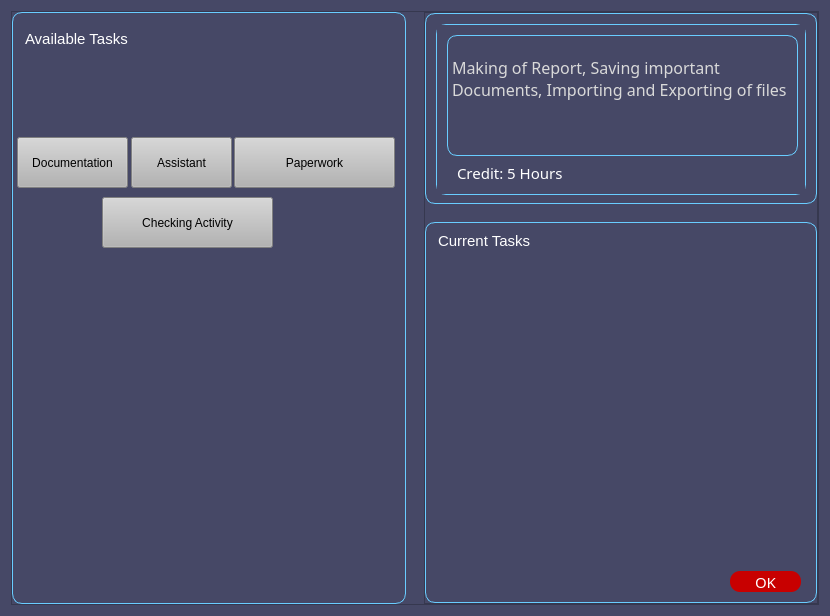
<?xml version="1.0" encoding="UTF-8"?>
<ui version="4.0">
 <class>Form</class>
 <widget class="QWidget" name="Form">
  <property name="geometry">
   <rect>
    <x>0</x>
    <y>0</y>
    <width>830</width>
    <height>616</height>
   </rect>
  </property>
  <property name="windowTitle">
   <string>Form</string>
  </property>
  <property name="styleSheet">
   <string notr="true">background-color: rgb(70, 72, 102);</string>
  </property>
  <layout class="QVBoxLayout" name="verticalLayout">
   <item>
    <widget class="QFrame" name="page_student_Fss">
     <property name="frameShape">
      <enum>QFrame::StyledPanel</enum>
     </property>
     <property name="frameShadow">
      <enum>QFrame::Raised</enum>
     </property>
     <layout class="QHBoxLayout" name="horizontalLayout_page_student_Fss">
      <property name="spacing">
       <number>18</number>
      </property>
      <property name="leftMargin">
       <number>0</number>
      </property>
      <property name="topMargin">
       <number>0</number>
      </property>
      <property name="rightMargin">
       <number>0</number>
      </property>
      <property name="bottomMargin">
       <number>0</number>
      </property>
      <item>
       <widget class="QFrame" name="page_student_ss_Fleft">
        <property name="styleSheet">
         <string notr="true">QFrame{
border: 1px solid #69cdff;
border-radius: 10px;
}</string>
        </property>
        <property name="frameShape">
         <enum>QFrame::StyledPanel</enum>
        </property>
        <property name="frameShadow">
         <enum>QFrame::Raised</enum>
        </property>
        <layout class="QVBoxLayout" name="verticalLayout_page_student_ss_Fleft" stretch="1,12">
         <property name="spacing">
          <number>6</number>
         </property>
         <property name="leftMargin">
          <number>4</number>
         </property>
         <property name="topMargin">
          <number>4</number>
         </property>
         <property name="rightMargin">
          <number>4</number>
         </property>
         <property name="bottomMargin">
          <number>4</number>
         </property>
         <item>
          <widget class="QLabel" name="student_ss_LavlTasks">
           <property name="styleSheet">
            <string notr="true">QLabel{
color: white;
font-size: 11pt;
border: 0;
margin-left: 4px;
}</string>
           </property>
           <property name="text">
            <string>Available Tasks</string>
           </property>
          </widget>
         </item>
         <item>
          <widget class="QScrollArea" name="student_scrollArea_ssLeft">
           <property name="styleSheet">
            <string notr="true">QScrollArea{
border: 0;
}</string>
           </property>
           <property name="widgetResizable">
            <bool>true</bool>
           </property>
           <widget class="QWidget" name="student_scrollAreaWidgetContents_ssLeft_contents">
            <property name="geometry">
             <rect>
              <x>0</x>
              <y>0</y>
              <width>386</width>
              <height>535</height>
             </rect>
            </property>
            <widget class="QPushButton" name="btn_task">
             <property name="geometry">
              <rect>
               <x>0</x>
               <y>70</y>
               <width>111</width>
               <height>51</height>
              </rect>
             </property>
             <property name="toolTip">
              <string/>
             </property>
             <property name="styleSheet">
              <string notr="true">background-color: rgb(179, 179, 179);</string>
             </property>
             <property name="text">
              <string>Documentation</string>
             </property>
             <property name="icon">
              <iconset>
               <normaloff>:/icons/documentation.png</normaloff>:/icons/documentation.png</iconset>
             </property>
             <property name="iconSize">
              <size>
               <width>30</width>
               <height>30</height>
              </size>
             </property>
            </widget>
            <widget class="QPushButton" name="btn_task_2">
             <property name="geometry">
              <rect>
               <x>217</x>
               <y>70</y>
               <width>161</width>
               <height>51</height>
              </rect>
             </property>
             <property name="styleSheet">
              <string notr="true">background-color: rgb(179, 179, 179);</string>
             </property>
             <property name="text">
              <string>Paperwork</string>
             </property>
             <property name="icon">
              <iconset>
               <normaloff>:/icons/paperwork.png</normaloff>:/icons/paperwork.png</iconset>
             </property>
             <property name="iconSize">
              <size>
               <width>30</width>
               <height>30</height>
              </size>
             </property>
            </widget>
            <widget class="QPushButton" name="btn_task_3">
             <property name="geometry">
              <rect>
               <x>114</x>
               <y>70</y>
               <width>101</width>
               <height>51</height>
              </rect>
             </property>
             <property name="styleSheet">
              <string notr="true">background-color: rgb(179, 179, 179);</string>
             </property>
             <property name="text">
              <string>Assistant</string>
             </property>
             <property name="icon">
              <iconset>
               <normaloff>:/icons/assistant.png</normaloff>:/icons/assistant.png</iconset>
             </property>
             <property name="iconSize">
              <size>
               <width>30</width>
               <height>30</height>
              </size>
             </property>
            </widget>
            <widget class="QPushButton" name="btn_task_4">
             <property name="geometry">
              <rect>
               <x>85</x>
               <y>130</y>
               <width>171</width>
               <height>51</height>
              </rect>
             </property>
             <property name="styleSheet">
              <string notr="true">background-color: rgb(179, 179, 179);</string>
             </property>
             <property name="text">
              <string>Checking Activity</string>
             </property>
             <property name="icon">
              <iconset>
               <normaloff>:/icons/checking activities.png</normaloff>:/icons/checking activities.png</iconset>
             </property>
             <property name="iconSize">
              <size>
               <width>30</width>
               <height>30</height>
              </size>
             </property>
            </widget>
           </widget>
          </widget>
         </item>
        </layout>
       </widget>
      </item>
      <item>
       <widget class="QFrame" name="page_student_ss_Fright">
        <property name="frameShape">
         <enum>QFrame::StyledPanel</enum>
        </property>
        <property name="frameShadow">
         <enum>QFrame::Raised</enum>
        </property>
        <layout class="QVBoxLayout" name="verticalLayout_page_student_ss_Fright" stretch="1,2">
         <property name="spacing">
          <number>18</number>
         </property>
         <property name="leftMargin">
          <number>0</number>
         </property>
         <property name="topMargin">
          <number>0</number>
         </property>
         <property name="rightMargin">
          <number>0</number>
         </property>
         <property name="bottomMargin">
          <number>0</number>
         </property>
         <item>
          <widget class="QFrame" name="student_ss_taskInfo">
           <property name="styleSheet">
            <string notr="true">QFrame{
border: 1px solid #69cdff;
border-radius: 10px;
}

QLabel{
color: white;
border: 0;
}</string>
           </property>
           <property name="frameShape">
            <enum>QFrame::StyledPanel</enum>
           </property>
           <property name="frameShadow">
            <enum>QFrame::Raised</enum>
           </property>
           <layout class="QVBoxLayout" name="verticalLayout_student_ss_taskInfo" stretch="0">
            <property name="leftMargin">
             <number>10</number>
            </property>
            <property name="topMargin">
             <number>10</number>
            </property>
            <property name="rightMargin">
             <number>10</number>
            </property>
            <property name="bottomMargin">
             <number>8</number>
            </property>
            <item>
             <widget class="QStackedWidget" name="stackedWidget">
              <property name="currentIndex">
               <number>0</number>
              </property>
              <widget class="QWidget" name="page1">
               <widget class="QTextEdit" name="tDescription">
                <property name="geometry">
                 <rect>
                  <x>10</x>
                  <y>10</y>
                  <width>351</width>
                  <height>121</height>
                 </rect>
                </property>
                <property name="font">
                 <font>
                  <family>Century Gothic</family>
                  <pointsize>12</pointsize>
                 </font>
                </property>
                <property name="html">
                 <string>&lt;!DOCTYPE HTML PUBLIC &quot;-//W3C//DTD HTML 4.0//EN&quot; &quot;http://www.w3.org/TR/REC-html40/strict.dtd&quot;&gt;
&lt;html&gt;&lt;head&gt;&lt;meta name=&quot;qrichtext&quot; content=&quot;1&quot; /&gt;&lt;style type=&quot;text/css&quot;&gt;
p, li { white-space: pre-wrap; }
&lt;/style&gt;&lt;/head&gt;&lt;body style=&quot; font-family:'Century Gothic'; font-size:12pt; font-weight:400; font-style:normal;&quot;&gt;
&lt;p style=&quot;-qt-paragraph-type:empty; margin-top:0px; margin-bottom:0px; margin-left:0px; margin-right:0px; -qt-block-indent:0; text-indent:0px; font-family:'MS Shell Dlg 2'; font-size:8.25pt;&quot;&gt;&lt;br /&gt;&lt;/p&gt;
&lt;p style=&quot; margin-top:0px; margin-bottom:0px; margin-left:0px; margin-right:0px; -qt-block-indent:0; text-indent:0px;&quot;&gt;&lt;span style=&quot; font-family:'MS Shell Dlg 2'; color:#d9d9d9;&quot;&gt;Making of Report, Saving important Documents, Importing and Exporting of files &lt;/span&gt;&lt;/p&gt;&lt;/body&gt;&lt;/html&gt;</string>
                </property>
               </widget>
               <widget class="QLabel" name="tHours">
                <property name="geometry">
                 <rect>
                  <x>20</x>
                  <y>140</y>
                  <width>111</width>
                  <height>16</height>
                 </rect>
                </property>
                <property name="font">
                 <font>
                  <family>Century Gothic</family>
                  <pointsize>11</pointsize>
                 </font>
                </property>
                <property name="text">
                 <string>Credit: 5 Hours</string>
                </property>
               </widget>
              </widget>
              <widget class="QWidget" name="page2">
               <widget class="QLabel" name="tHours_2">
                <property name="geometry">
                 <rect>
                  <x>20</x>
                  <y>140</y>
                  <width>111</width>
                  <height>16</height>
                 </rect>
                </property>
                <property name="font">
                 <font>
                  <family>Century Gothic</family>
                  <pointsize>11</pointsize>
                 </font>
                </property>
                <property name="text">
                 <string>Credit: 9 Hours</string>
                </property>
               </widget>
               <widget class="QTextEdit" name="tDescription_2">
                <property name="geometry">
                 <rect>
                  <x>10</x>
                  <y>10</y>
                  <width>351</width>
                  <height>121</height>
                 </rect>
                </property>
                <property name="font">
                 <font>
                  <family>Century Gothic</family>
                  <pointsize>11</pointsize>
                 </font>
                </property>
                <property name="html">
                 <string>&lt;!DOCTYPE HTML PUBLIC &quot;-//W3C//DTD HTML 4.0//EN&quot; &quot;http://www.w3.org/TR/REC-html40/strict.dtd&quot;&gt;
&lt;html&gt;&lt;head&gt;&lt;meta name=&quot;qrichtext&quot; content=&quot;1&quot; /&gt;&lt;style type=&quot;text/css&quot;&gt;
p, li { white-space: pre-wrap; }
&lt;/style&gt;&lt;/head&gt;&lt;body style=&quot; font-family:'Century Gothic'; font-size:11pt; font-weight:400; font-style:normal;&quot;&gt;
&lt;p style=&quot;-qt-paragraph-type:empty; margin-top:0px; margin-bottom:0px; margin-left:0px; margin-right:0px; -qt-block-indent:0; text-indent:0px; font-family:'MS Shell Dlg 2'; font-size:8.25pt;&quot;&gt;&lt;br /&gt;&lt;/p&gt;
&lt;p style=&quot; margin-top:0px; margin-bottom:0px; margin-left:0px; margin-right:0px; -qt-block-indent:0; text-indent:0px;&quot;&gt;&lt;span style=&quot; font-family:'MS Shell Dlg 2'; font-size:12pt; color:#f8f8f8;&quot;&gt;Assist the Teacher's in doing their non-teaching related chores like arranging their desk and other things and assist the Teachers, Students and Parent during enrollment&lt;/span&gt;&lt;/p&gt;&lt;/body&gt;&lt;/html&gt;</string>
                </property>
               </widget>
              </widget>
              <widget class="QWidget" name="page3">
               <widget class="QLabel" name="tHours_3">
                <property name="geometry">
                 <rect>
                  <x>20</x>
                  <y>140</y>
                  <width>121</width>
                  <height>16</height>
                 </rect>
                </property>
                <property name="font">
                 <font>
                  <family>Century Gothic</family>
                  <pointsize>11</pointsize>
                 </font>
                </property>
                <property name="text">
                 <string>Credit: 10 Hours</string>
                </property>
               </widget>
               <widget class="QTextEdit" name="tDescription_3">
                <property name="geometry">
                 <rect>
                  <x>10</x>
                  <y>10</y>
                  <width>351</width>
                  <height>121</height>
                 </rect>
                </property>
                <property name="font">
                 <font>
                  <family>Century Gothic</family>
                  <pointsize>11</pointsize>
                 </font>
                </property>
                <property name="html">
                 <string>&lt;!DOCTYPE HTML PUBLIC &quot;-//W3C//DTD HTML 4.0//EN&quot; &quot;http://www.w3.org/TR/REC-html40/strict.dtd&quot;&gt;
&lt;html&gt;&lt;head&gt;&lt;meta name=&quot;qrichtext&quot; content=&quot;1&quot; /&gt;&lt;style type=&quot;text/css&quot;&gt;
p, li { white-space: pre-wrap; }
&lt;/style&gt;&lt;/head&gt;&lt;body style=&quot; font-family:'Century Gothic'; font-size:11pt; font-weight:400; font-style:normal;&quot;&gt;
&lt;p style=&quot;-qt-paragraph-type:empty; margin-top:0px; margin-bottom:0px; margin-left:0px; margin-right:0px; -qt-block-indent:0; text-indent:0px; font-family:'MS Shell Dlg 2'; font-size:8.25pt;&quot;&gt;&lt;br /&gt;&lt;/p&gt;
&lt;p style=&quot; margin-top:0px; margin-bottom:0px; margin-left:0px; margin-right:0px; -qt-block-indent:0; text-indent:0px;&quot;&gt;&lt;span style=&quot; font-family:'MS Shell Dlg 2'; color:#f8f8f8;&quot;&gt;Arranging of Papers in a certain order and filing them or Preparing the exam papers&lt;/span&gt;&lt;/p&gt;&lt;/body&gt;&lt;/html&gt;</string>
                </property>
               </widget>
              </widget>
              <widget class="QWidget" name="page4">
               <widget class="QLabel" name="tHours_4">
                <property name="geometry">
                 <rect>
                  <x>20</x>
                  <y>140</y>
                  <width>121</width>
                  <height>16</height>
                 </rect>
                </property>
                <property name="font">
                 <font>
                  <family>Century Gothic</family>
                  <pointsize>11</pointsize>
                 </font>
                </property>
                <property name="text">
                 <string>Credit: 11 Hours</string>
                </property>
               </widget>
               <widget class="QTextEdit" name="tDescription_4">
                <property name="geometry">
                 <rect>
                  <x>10</x>
                  <y>10</y>
                  <width>351</width>
                  <height>121</height>
                 </rect>
                </property>
                <property name="font">
                 <font>
                  <family>Century Gothic</family>
                  <pointsize>11</pointsize>
                 </font>
                </property>
                <property name="html">
                 <string>&lt;!DOCTYPE HTML PUBLIC &quot;-//W3C//DTD HTML 4.0//EN&quot; &quot;http://www.w3.org/TR/REC-html40/strict.dtd&quot;&gt;
&lt;html&gt;&lt;head&gt;&lt;meta name=&quot;qrichtext&quot; content=&quot;1&quot; /&gt;&lt;style type=&quot;text/css&quot;&gt;
p, li { white-space: pre-wrap; }
&lt;/style&gt;&lt;/head&gt;&lt;body style=&quot; font-family:'Century Gothic'; font-size:11pt; font-weight:400; font-style:normal;&quot;&gt;
&lt;p style=&quot;-qt-paragraph-type:empty; margin-top:0px; margin-bottom:0px; margin-left:0px; margin-right:0px; -qt-block-indent:0; text-indent:0px; font-family:'MS Shell Dlg 2'; font-size:8.25pt;&quot;&gt;&lt;br /&gt;&lt;/p&gt;
&lt;p style=&quot; margin-top:0px; margin-bottom:0px; margin-left:0px; margin-right:0px; -qt-block-indent:0; text-indent:0px;&quot;&gt;&lt;span style=&quot; font-family:'MS Shell Dlg 2'; color:#f8f8f8;&quot;&gt;Checking of papers like exam papers, test papers and review papers&lt;/span&gt;&lt;/p&gt;
&lt;p style=&quot;-qt-paragraph-type:empty; margin-top:0px; margin-bottom:0px; margin-left:0px; margin-right:0px; -qt-block-indent:0; text-indent:0px; font-family:'MS Shell Dlg 2'; font-size:8.25pt;&quot;&gt;&lt;br /&gt;&lt;/p&gt;&lt;/body&gt;&lt;/html&gt;</string>
                </property>
               </widget>
              </widget>
             </widget>
            </item>
           </layout>
          </widget>
         </item>
         <item>
          <widget class="QFrame" name="student_ss_currentTasks">
           <property name="styleSheet">
            <string notr="true">QFrame{
border: 1px solid #69cdff;
border-radius: 10px;
}</string>
           </property>
           <property name="frameShape">
            <enum>QFrame::StyledPanel</enum>
           </property>
           <property name="frameShadow">
            <enum>QFrame::Raised</enum>
           </property>
           <layout class="QVBoxLayout" name="verticalLayout_student_ss_currentTasks" stretch="1,12">
            <property name="spacing">
             <number>6</number>
            </property>
            <property name="leftMargin">
             <number>4</number>
            </property>
            <property name="topMargin">
             <number>4</number>
            </property>
            <property name="rightMargin">
             <number>4</number>
            </property>
            <property name="bottomMargin">
             <number>4</number>
            </property>
            <item>
             <widget class="QLabel" name="student_ss_LcurrentTasks">
              <property name="styleSheet">
               <string notr="true">QLabel{
color: white;
font-size: 11pt;
border: 0;
margin-left: 4px;
}</string>
              </property>
              <property name="text">
               <string>Current Tasks</string>
              </property>
             </widget>
            </item>
            <item>
             <widget class="QScrollArea" name="student_scrollArea_sscurrentTasks">
              <property name="styleSheet">
               <string notr="true">QScrollArea{
border: 0;
}</string>
              </property>
              <property name="widgetResizable">
               <bool>true</bool>
              </property>
              <widget class="QWidget" name="student_scrollArea_sscurrentTasks_contents">
               <property name="geometry">
                <rect>
                 <x>0</x>
                 <y>0</y>
                 <width>384</width>
                 <height>340</height>
                </rect>
               </property>
               <widget class="QPushButton" name="btn_ok">
                <property name="geometry">
                 <rect>
                  <x>300</x>
                  <y>310</y>
                  <width>71</width>
                  <height>21</height>
                 </rect>
                </property>
                <property name="font">
                 <font>
                  <family>Century Gothic</family>
                  <pointsize>11</pointsize>
                 </font>
                </property>
                <property name="styleSheet">
                 <string notr="true">QPushButton{
background-color: rgb(200, 0, 0);
color: rgb(255, 255, 255);
border-radius:10px;
}

QPushButton:hover
{
color:#333;
border-radius:10px;
background:#49ebff;
}</string>
                </property>
                <property name="text">
                 <string>OK</string>
                </property>
               </widget>
              </widget>
             </widget>
            </item>
           </layout>
          </widget>
         </item>
        </layout>
       </widget>
      </item>
     </layout>
    </widget>
   </item>
  </layout>
 </widget>
 <resources>
  <include location="../../LoginUI/image.qrc"/>
 </resources>
 <connections/>
</ui>
